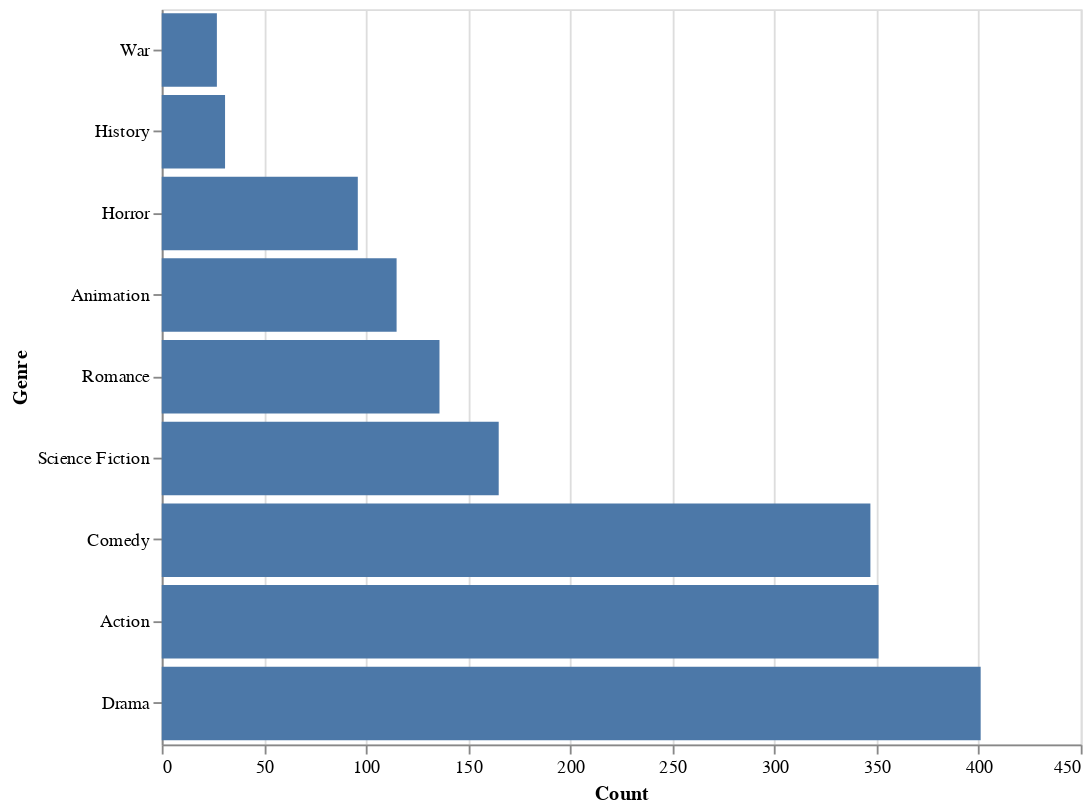

The notebook cell saved with this chart:
### Markdown cell above
<div class="alert alert-warning" style="color:black">

### Question 3.5 (Optional)
rubric={viz:0.5,accuracy:0.5}

<h4>Python</h4>
<p>Remember that boxplots hide how many observations there are in each group, so you would need to check this manually. Before coding this answer, glance at your plot above again and reflect for yourself: which do you think is the biggest and smallest category and how many observations does there appear to be in each? Can you tell at all?</p>
<p>Now let’s find out the answers to those questions. Make a barplot with the counts on the x-axis and the genres on the y-axis sorted after count and with the biggest bar closest to the x-axis.</p>
 
</div>

### Code cell
# YOUR ANSWER GOES HERE
import altair as alt
import pandas as pd

boom = df.explode("genres")

genre_counts=(
    boom["genres"]
    .value_counts()
    .rename_axis("genres")
    .reset_index(name="count")
)

alt.Chart(genre_counts).mark_bar().encode(
    y=alt.Y("genres:N", sort=alt.SortField(field="count", order="ascending"), title="Genre"),
    x=alt.X("count:Q", title="Count"),
    tooltip=["genres:N", "count:Q"]
).properties(
    width=500,
    height=400
)

### Figure 1 — Vega-Lite specification as saved in the notebook (floating-point values rounded to 4 significant figures)
{"config": {"view": {"continuousWidth": 300, "continuousHeight": 300}}, "data": {"name": "data-942ae3be989f6a56b1ad5dea76b37186"}, "mark": {"type": "bar"}, "encoding": {"tooltip": [{"field": "genres", "type": "nominal"}, {"field": "count", "type": "quantitative"}], "x": {"field": "count", "title": "Count", "type": "quantitative"}, "y": {"field": "genres", "sort": {"field": "count", "order": "ascending"}, "title": "Genre", "type": "nominal"}}, "height": 400, "width": 500, "$schema": "https://vega.github.io/schema/vega-lite/v6.1.0.json", "datasets": {"data-942ae3be989f6a56b1ad5dea76b37186": [{"genres": "Drama", "count": 401}, {"genres": "Action", "count": 351}, {"genres": "Comedy", "count": 347}, {"genres": "Science Fiction", "count": 165}, {"genres": "Romance", "count": 136}, {"genres": "Animation", "count": 115}, {"genres": "Horror", "count": 96}, {"genres": "History", "count": 31}, {"genres": "War", "count": 27}]}}
